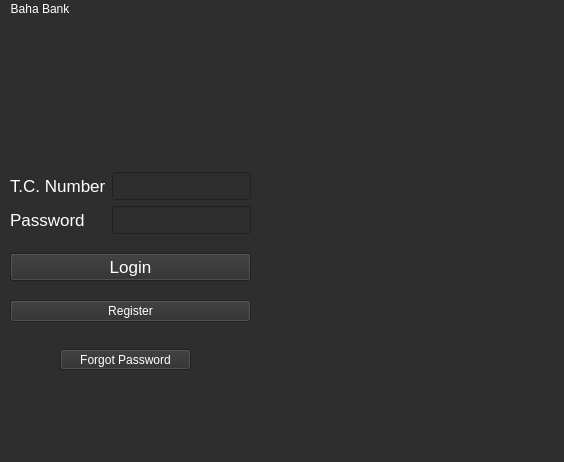
<?xml version="1.0" encoding="UTF-8"?>
<ui version="4.0">
 <class>Login</class>
 <widget class="QMainWindow" name="Login">
  <property name="geometry">
   <rect>
    <x>0</x>
    <y>0</y>
    <width>564</width>
    <height>462</height>
   </rect>
  </property>
  <property name="windowTitle">
   <string>MainWindow</string>
  </property>
  <property name="autoFillBackground">
   <bool>false</bool>
  </property>
  <property name="styleSheet">
   <string notr="true">background-color: #2e2e2e; color: white;</string>
  </property>
  <widget class="QWidget" name="centralwidget">
   <widget class="QLabel" name="label_3">
    <property name="geometry">
     <rect>
      <x>260</x>
      <y>50</y>
      <width>291</width>
      <height>331</height>
     </rect>
    </property>
    <property name="text">
     <string/>
    </property>
    <property name="pixmap">
     <pixmap resource="Resource.qrc">:/6.png</pixmap>
    </property>
    <property name="scaledContents">
     <bool>true</bool>
    </property>
    <property name="wordWrap">
     <bool>false</bool>
    </property>
    <property name="openExternalLinks">
     <bool>false</bool>
    </property>
   </widget>
   <widget class="QWidget" name="layoutWidget">
    <property name="geometry">
     <rect>
      <x>10</x>
      <y>140</y>
      <width>241</width>
      <height>179</height>
     </rect>
    </property>
    <property name="font">
     <font>
      <pointsize>13</pointsize>
     </font>
    </property>
    <layout class="QVBoxLayout" name="verticalLayout_3">
     <item>
      <layout class="QHBoxLayout" name="horizontalLayout">
       <item>
        <layout class="QVBoxLayout" name="verticalLayout">
         <item>
          <widget class="QLabel" name="label">
           <property name="font">
            <font>
             <pointsize>13</pointsize>
            </font>
           </property>
           <property name="text">
            <string>T.C. Number</string>
           </property>
          </widget>
         </item>
         <item>
          <widget class="QLabel" name="label_2">
           <property name="font">
            <font>
             <pointsize>13</pointsize>
            </font>
           </property>
           <property name="text">
            <string>Password</string>
           </property>
          </widget>
         </item>
        </layout>
       </item>
       <item>
        <layout class="QVBoxLayout" name="verticalLayout_2">
         <item>
          <widget class="QLineEdit" name="lineEdit_tc">
           <property name="font">
            <font>
             <pointsize>13</pointsize>
            </font>
           </property>
          </widget>
         </item>
         <item>
          <widget class="QLineEdit" name="lineEdit_sifre">
           <property name="font">
            <font>
             <pointsize>13</pointsize>
            </font>
           </property>
           <property name="echoMode">
            <enum>QLineEdit::Password</enum>
           </property>
          </widget>
         </item>
        </layout>
       </item>
      </layout>
     </item>
     <item>
      <widget class="QPushButton" name="pushButton">
       <property name="font">
        <font>
         <pointsize>13</pointsize>
        </font>
       </property>
       <property name="text">
        <string>Login</string>
       </property>
      </widget>
     </item>
     <item>
      <widget class="QPushButton" name="pushButton_2">
       <property name="text">
        <string>Register</string>
       </property>
      </widget>
     </item>
    </layout>
   </widget>
   <widget class="QLabel" name="label_4">
    <property name="geometry">
     <rect>
      <x>480</x>
      <y>0</y>
      <width>81</width>
      <height>20</height>
     </rect>
    </property>
    <property name="text">
     <string/>
    </property>
   </widget>
   <widget class="QPushButton" name="pushButton_3">
    <property name="geometry">
     <rect>
      <x>60</x>
      <y>330</y>
      <width>131</width>
      <height>21</height>
     </rect>
    </property>
    <property name="text">
     <string>Forgot Password</string>
    </property>
   </widget>
  </widget>
  <widget class="QMenuBar" name="menubar">
   <property name="geometry">
    <rect>
     <x>0</x>
     <y>0</y>
     <width>564</width>
     <height>23</height>
    </rect>
   </property>
   <widget class="QMenu" name="menuBaha_Bank">
    <property name="title">
     <string>Baha Bank</string>
    </property>
   </widget>
   <addaction name="menuBaha_Bank"/>
  </widget>
  <widget class="QStatusBar" name="statusbar"/>
 </widget>
 <resources>
  <include location="Resource.qrc"/>
 </resources>
 <connections/>
</ui>
